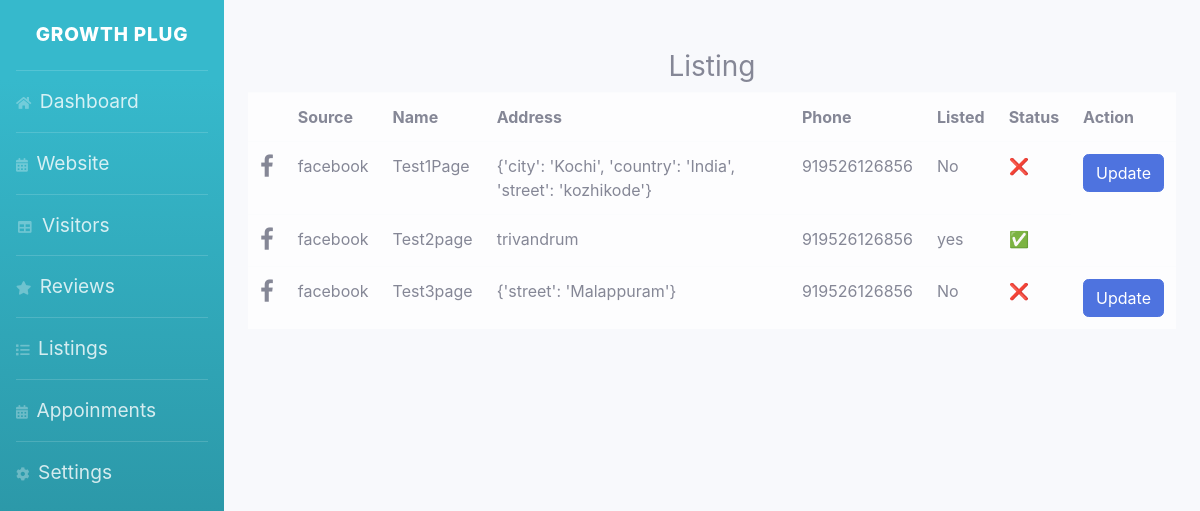
The page /listings/ (signed in) on the database its author committed.
### core/models.py (models this page shows)
class Pages(models.Model):
    source = models.CharField(max_length=100)
    page_name = models.CharField(max_length=100)
    address = models.CharField(max_length=200)
    phone = models.IntegerField(null=True)
    listed = models.BooleanField()

### core/views.py (the view)
# urls.py: path('listings/',listings,name='listpage'),
@login_required
def listings(request):
  obj2 = Pages.objects.all()
  return render(request,'list.html',{'data':obj2})

### core/templates/list.html
{% extends 'base.html' %}
{% block style %}
<link rel="stylesheet" href="https://cdnjs.cloudflare.com/ajax/libs/font-awesome/4.7.0/css/font-awesome.min.css">
{% endblock %}
{% block content %}
<div class="container">
<div class="list" style="margin-top: 50px;">
    <table class="table  table-light table-hover">
        <h3 class="d-flex justify-content-center">Listing</h3>
        <tr>
            <th></th>
            <th>Source</th>
            <th>Name</th>
            <th>Address</th>
            <th>Phone</th>
            <th>Listed</th>
            <th>Status</th>
            <th>Action</th>
        </tr>
        {% for i in data %}
        <tr>
            <td><i style="font-size:24px" class="fa">&#xf09a;</i>
            <td>{{ i.source }}</td>
            <td>{{ i.page_name }}</td>
            <td>{{ i.address}}</td>
            <td>{{ i.phone }}</td>
            <td>{% if i.listed == 0 %}No
                {% else %}
                 yes
                {% endif %}
            <td>{% if i.listed == 0 %}&#10060;
                {% else %}
                &#9989;
                {% endif %}
            </td>
            </td>
            {% if i.listed == 0 %}
            <td><a href="{% url 'updatepage' i.id %}" class="btn btn-primary ">Update</a></td>
            {% endif %}
        </tr>
        {% endfor %}
    </table>
</div>
</div>
{% endblock%}

### rows shown on the page
Pages: source "facebook", page_name "Test1Page", address "{'city': 'Kochi', 'country': 'India', 'street': 'kozhikode'}", phone "919526126856", listed "No"
Pages: source "facebook", page_name "Test2page", address "trivandrum", phone "919526126856", listed "yes"
Pages: source "facebook", page_name "Test3page", address "{'street': 'Malappuram'}", phone "919526126856", listed "No"
